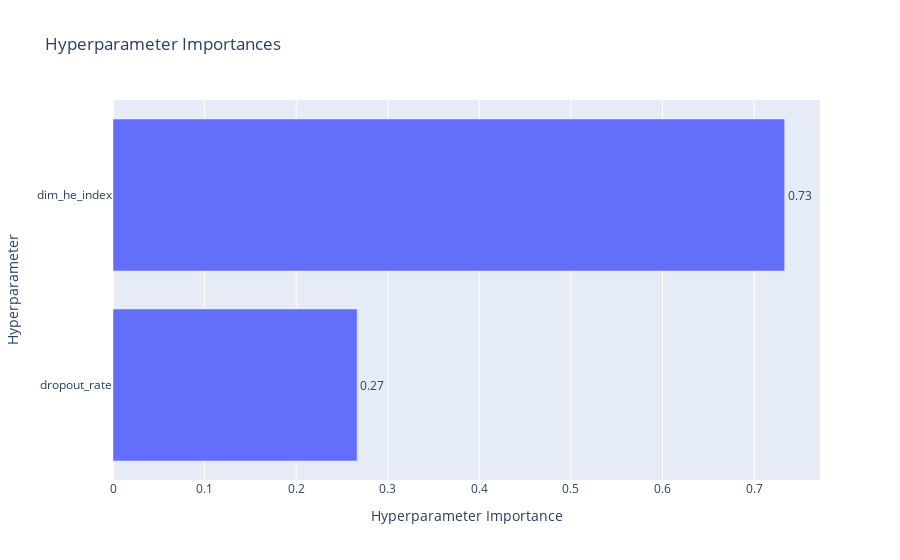

Write notebook code for a chart like this one.
### Code cell
optuna.visualization.plot_param_importances(study)

### Figure 1 — Plotly figure (JSON) as saved in the notebook; plotly's stock layout.template omitted (floating-point values rounded to 4 significant figures)
{"data": [{"cliponaxis": false, "hovertemplate": ["dropout_rate (CategoricalDistribution): 0.26662153367409425<extra></extra>", "dim_he_index (CategoricalDistribution): 0.7333784663259059<extra></extra>"], "name": "Objective Value", "orientation": "h", "text": ["0.27", "0.73"], "textposition": "outside", "type": "bar", "x": [0.2666, 0.7334], "y": ["dropout_rate", "dim_he_index"]}], "layout": {"title": {"text": "Hyperparameter Importances"}, "xaxis": {"title": {"text": "Hyperparameter Importance"}}, "yaxis": {"title": {"text": "Hyperparameter"}}}}
